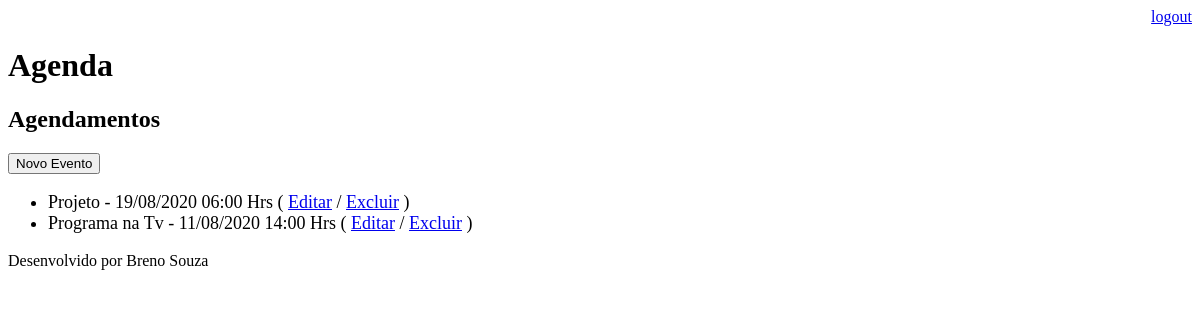
Page /agenda/ (signed in) on the earlier database version.
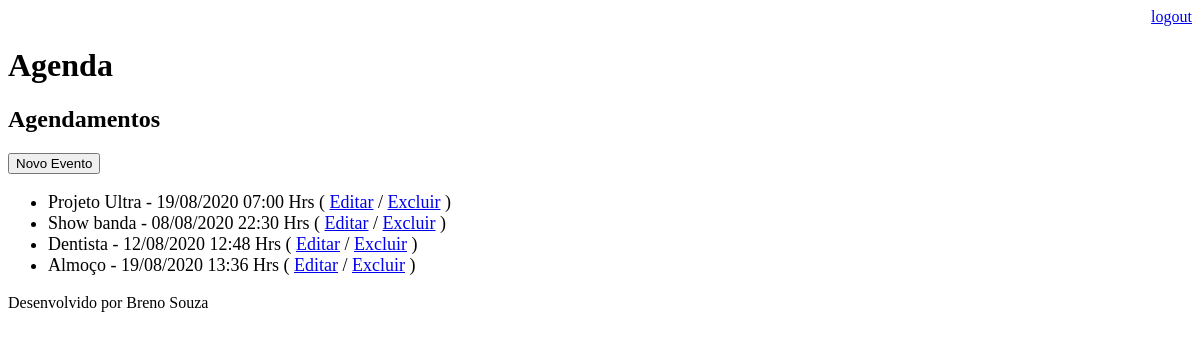
Same page on the later database version.
### core/models.py (models this page shows, shortened)
class Evento(models.Model):
    titulo = models.CharField(max_length=100)
    decricao = models.TextField(blank=True, null=True)
    data_evento = models.DateTimeField(verbose_name='Data do Evento')
    data_criacao = models.DateTimeField(auto_now=True)
    usuario = models.ForeignKey(User, on_delete=models.CASCADE)
    class Meta:
        db_table = 'evento'
    def get_data_evento(self):
        return self.data_evento.strftime('%d/%m/%Y %H:%M Hrs')

### core/views.py (the view)
# urls.py: path('agenda/', views.lista_eventos),
@login_required(login_url='/login/')
def lista_eventos(request):
    usuario = request.user
    data_atual = datetime.now() - timedelta(hours=1)
    evento = Evento.objects.filter(usuario=usuario,
                                   data_evento__gt=data_atual)
    dados = {'eventos':evento}
    return render(request, 'agenda.html', dados)

### templates/agenda.html
{% extends "model-page.html" %}
{% block content %}
    <h2>Agendamentos</h2>
    <a href="evento/">
        <button type="button">Novo Evento</button>
    </a>
    <ul style="font-size: 18px">
        {% for evento in eventos %}
            <li>
                {{ evento.titulo }} - {{ evento.get_data_evento }}
                ( <a href="evento/?id= {{ evento.id }}">Editar</a>
                / <a href="evento/delete/{{ evento.id }}/">Excluir</a> )
            </li>
        {% endfor %}
    </ul>
{% endblock %}

### templates/model-page.html
<!DOCTYPE html>
<html lang="en">
<head>
   {% include "model-header.html" %}
</head>
<body>
    {% block content %} {% endblock %}
    {% include "model-footer.html" %}
</body>
</html>

### templates/model-header.html (shortened to what this page needs)
    <div align="right">
         <a href="/logout">logout</a>
    </div>
    <h1>Agenda</h1>

### templates/model-footer.html
<p>Desenvolvido por Breno Souza</p>

Differences in the rows shown:
removed Evento: titulo "Programa na Tv", get_data_evento "11/08/2020 14:00 Hrs"
changed Evento: titulo "Projeto" → "Projeto Ultra"; get_data_evento "19/08/2020 06:00 Hrs" → "19/08/2020 07:00 Hrs"
now on this page (row edited): Evento: titulo "Show banda", get_data_evento "08/08/2020 22:30 Hrs"
added Evento: titulo "Dentista", get_data_evento "12/08/2020 12:48 Hrs"
added Evento: titulo "Almoço", get_data_evento "19/08/2020 13:36 Hrs"
